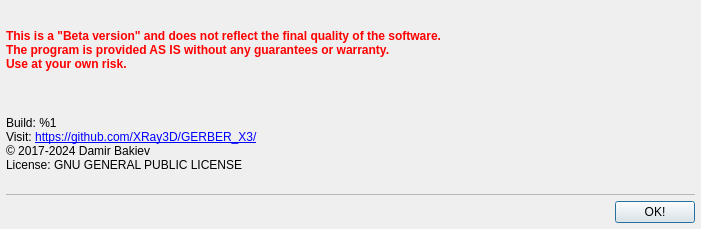
<?xml version="1.0" encoding="UTF-8"?>
<ui version="4.0">
 <class>AboutForm</class>
 <widget class="QDialog" name="AboutForm">
  <property name="geometry">
   <rect>
    <x>0</x>
    <y>0</y>
    <width>701</width>
    <height>229</height>
   </rect>
  </property>
  <property name="windowTitle">
   <string>About</string>
  </property>
  <layout class="QVBoxLayout" name="verticalLayout">
   <property name="leftMargin">
    <number>6</number>
   </property>
   <property name="topMargin">
    <number>6</number>
   </property>
   <property name="rightMargin">
    <number>6</number>
   </property>
   <property name="bottomMargin">
    <number>6</number>
   </property>
   <item>
    <widget class="QLabel" name="label_2">
     <property name="text">
      <string>&lt;html&gt;&lt;head/&gt;&lt;body&gt;&lt;p&gt;&lt;span style=&quot; font-weight:600; color:#ff0000;&quot;&gt;This is a &amp;quot;Beta version&amp;quot; and does not reflect the final quality of the software.&lt;br/&gt;The program is provided AS IS without any guarantees or warranty.&lt;br/&gt;Use at your own risk.&lt;/span&gt;&lt;/p&gt;&lt;/body&gt;&lt;/html&gt;</string>
     </property>
     <property name="wordWrap">
      <bool>true</bool>
     </property>
    </widget>
   </item>
   <item>
    <widget class="QLabel" name="lblAbout">
     <property name="text">
      <string>&lt;html&gt;&lt;head/&gt;&lt;body&gt;&lt;p&gt;Build: %1&lt;br/&gt;Visit: &lt;a href=&quot;https://github.com/XRay3D/GERBER_X3/&quot;&gt;&lt;span style=&quot; text-decoration: underline; color:#0000ff;&quot;&gt;https://github.com/XRay3D/GERBER_X3/&lt;/span&gt;&lt;/a&gt;&lt;a href=&quot;https://github.com/Denvi/Candle/&quot;&gt;&lt;span style=&quot; text-decoration: underline; color:#0000ff;&quot;&gt;&lt;br/&gt;&lt;/span&gt;&lt;/a&gt;© 2017-2024 Damir Bakiev&lt;br/&gt;License: GNU GENERAL PUBLIC LICENSE&lt;/p&gt;&lt;/body&gt;&lt;/html&gt;</string>
     </property>
     <property name="alignment">
      <set>Qt::AlignLeading|Qt::AlignLeft|Qt::AlignVCenter</set>
     </property>
    </widget>
   </item>
   <item>
    <widget class="QPlainTextEdit" name="txtLicense">
     <property name="maximumSize">
      <size>
       <width>16777215</width>
       <height>1</height>
      </size>
     </property>
     <property name="font">
      <font>
       <pointsize>9</pointsize>
      </font>
     </property>
     <property name="readOnly">
      <bool>true</bool>
     </property>
     <property name="plainText">
      <string>                    GNU GENERAL PUBLIC LICENSE
                       Version 3, 29 June 2007

 Copyright (C) 2007 Free Software Foundation, Inc. &lt;http://fsf.org/&gt;
 Everyone is permitted to copy and distribute verbatim copies
 of this license document, but changing it is not allowed.

                            Preamble

  The GNU General Public License is a free, copyleft license for
software and other kinds of works.

  The licenses for most software and other practical works are designed
to take away your freedom to share and change the works.  By contrast,
the GNU General Public License is intended to guarantee your freedom to
share and change all versions of a program--to make sure it remains free
software for all its users.  We, the Free Software Foundation, use the
GNU General Public License for most of our software; it applies also to
any other work released this way by its authors.  You can apply it to
your programs, too.

  When we speak of free software, we are referring to freedom, not
price.  Our General Public Licenses are designed to make sure that you
have the freedom to distribute copies of free software (and charge for
them if you wish), that you receive source code or can get it if you
want it, that you can change the software or use pieces of it in new
free programs, and that you know you can do these things.

  To protect your rights, we need to prevent others from denying you
these rights or asking you to surrender the rights.  Therefore, you have
certain responsibilities if you distribute copies of the software, or if
you modify it: responsibilities to respect the freedom of others.

  For example, if you distribute copies of such a program, whether
gratis or for a fee, you must pass on to the recipients the same
freedoms that you received.  You must make sure that they, too, receive
or can get the source code.  And you must show them these terms so they
know their rights.

  Developers that use the GNU GPL protect your rights with two steps:
(1) assert copyright on the software, and (2) offer you this License
giving you legal permission to copy, distribute and/or modify it.

  For the developers' and authors' protection, the GPL clearly explains
that there is no warranty for this free software.  For both users' and
authors' sake, the GPL requires that modified versions be marked as
changed, so that their problems will not be attributed erroneously to
authors of previous versions.

  Some devices are designed to deny users access to install or run
modified versions of the software inside them, although the manufacturer
can do so.  This is fundamentally incompatible with the aim of
protecting users' freedom to change the software.  The systematic
pattern of such abuse occurs in the area of products for individuals to
use, which is precisely where it is most unacceptable.  Therefore, we
have designed this version of the GPL to prohibit the practice for those
products.  If such problems arise substantially in other domains, we
stand ready to extend this provision to those domains in future versions
of the GPL, as needed to protect the freedom of users.

  Finally, every program is threatened constantly by software patents.
States should not allow patents to restrict development and use of
software on general-purpose computers, but in those that do, we wish to
avoid the special danger that patents applied to a free program could
make it effectively proprietary.  To prevent this, the GPL assures that
patents cannot be used to render the program non-free.

  The precise terms and conditions for copying, distribution and
modification follow.

                       TERMS AND CONDITIONS

  0. Definitions.

  &quot;This License&quot; refers to version 3 of the GNU General Public License.

  &quot;Copyright&quot; also means copyright-like laws that apply to other kinds of
works, such as semiconductor masks.

  &quot;The Program&quot; refers to any copyrightable work licensed under this
License.  Each licensee is addressed as &quot;you&quot;.  &quot;Licensees&quot; and
&quot;recipients&quot; may be individuals or organizations.

  To &quot;modify&quot; a work means to copy from or adapt all or part of the work
in a fashion requiring copyright permission, other than the making of an
exact copy.  The resulting work is called a &quot;modified version&quot; of the
earlier work or a work &quot;based on&quot; the earlier work.

  A &quot;covered work&quot; means either the unmodified Program or a work based
on the Program.

  To &quot;propagate&quot; a work means to do anything with it that, without
permission, would make you directly or secondarily liable for
infringement under applicable copyright law, except executing it on a
computer or modifying a private copy.  Propagation includes copying,
distribution (with or without modification), making available to the
public, and in some countries other activities as well.

  To &quot;convey&quot; a work means any kind of propagation that enables other
parties to make or receive copies.  Mere interaction with a user through
a computer network, with no transfer of a copy, is not conveying.

  An interactive user interface displays &quot;Appropriate Legal Notices&quot;
to the extent that it includes a convenient and prominently visible
feature that (1) displays an appropriate copyright notice, and (2)
tells the user that there is no warranty for the work (except to the
extent that warranties are provided), that licensees may convey the
work under this License, and how to view a copy of this License.  If
the interface presents a list of user commands or options, such as a
menu, a prominent item in the list meets this criterion.

  1. Source Code.

  The &quot;source code&quot; for a work means the preferred form of the work
for making modifications to it.  &quot;Object code&quot; means any non-source
form of a work.

  A &quot;Standard Interface&quot; means an interface that either is an official
standard defined by a recognized standards body, or, in the case of
interfaces specified for a particular programming language, one that
is widely used among developers working in that language.

  The &quot;System Libraries&quot; of an executable work include anything, other
than the work as a whole, that (a) is included in the normal form of
packaging a Major Component, but which is not part of that Major
Component, and (b) serves only to enable use of the work with that
Major Component, or to implement a Standard Interface for which an
implementation is available to the public in source code form.  A
&quot;Major Component&quot;, in this context, means a major essential component
(kernel, window system, and so on) of the specific operating system
(if any) on which the executable work runs, or a compiler used to
produce the work, or an object code interpreter used to run it.

  The &quot;Corresponding Source&quot; for a work in object code form means all
the source code needed to generate, install, and (for an executable
work) run the object code and to modify the work, including scripts to
control those activities.  However, it does not include the work's
System Libraries, or general-purpose tools or generally available free
programs which are used unmodified in performing those activities but
which are not part of the work.  For example, Corresponding Source
includes interface definition files associated with source files for
the work, and the source code for shared libraries and dynamically
linked subprograms that the work is specifically designed to require,
such as by intimate data communication or control flow between those
subprograms and other parts of the work.

  The Corresponding Source need not include anything that users
can regenerate automatically from other parts of the Corresponding
Source.

  The Corresponding Source for a work in source code form is that
same work.

  2. Basic Permissions.

  All rights granted under this License are granted for the term of
copyright on the Program, and are irrevocable provided the stated
conditions are met.  This License explicitly affirms your unlimited
permission to run the unmodified Program.  The output from running a
covered work is covered by this License only if the output, given its
content, constitutes a covered work.  This License acknowledges your
rights of fair use or other equivalent, as provided by copyright law.

  You may make, run and propagate covered works that you do not
convey, without conditions so long as your license otherwise remains
in force.  You may convey covered works to others for the sole purpose
of having them make modifications exclusively for you, or provide you
with facilities for running those works, provided that you comply with
the terms of this License in conveying all material for which you do
not control copyright.  Those thus making or running the covered works
for you must do so exclusively on your behalf, under your direction
and control, on terms that prohibit them from making any copies of
your copyrighted material outside their relationship with you.

  Conveying under any other circumstances is permitted solely under
the conditions stated below.  Sublicensing is not allowed; section 10
makes it unnecessary.

  3. Protecting Users' Legal Rights From Anti-Circumvention Law.

  No covered work shall be deemed part of an effective technological
measure under any applicable law fulfilling obligations under article
11 of the WIPO copyright treaty adopted on 20 December 1996, or
similar laws prohibiting or restricting circumvention of such
measures.

  When you convey a covered work, you waive any legal power to forbid
circumvention of technological measures to the extent such circumvention
is effected by exercising rights under this License with respect to
the covered work, and you disclaim any intention to limit operation or
modification of the work as a means of enforcing, against the work's
users, your or third parties' legal rights to forbid circumvention of
technological measures.

  4. Conveying Verbatim Copies.

  You may convey verbatim copies of the Program's source code as you
receive it, in any medium, provided that you conspicuously and
appropriately publish on each copy an appropriate copyright notice;
keep intact all notices stating that this License and any
non-permissive terms added in accord with section 7 apply to the code;
keep intact all notices of the absence of any warranty; and give all
recipients a copy of this License along with the Program.

  You may charge any price or no price for each copy that you convey,
and you may offer support or warranty protection for a fee.

  5. Conveying Modified Source Versions.

  You may convey a work based on the Program, or the modifications to
produce it from the Program, in the form of source code under the
terms of section 4, provided that you also meet all of these conditions:

    a) The work must carry prominent notices stating that you modified
    it, and giving a relevant date.

    b) The work must carry prominent notices stating that it is
    released under this License and any conditions added under section
    7.  This requirement modifies the requirement in section 4 to
    &quot;keep intact all notices&quot;.

    c) You must license the entire work, as a whole, under this
    License to anyone who comes into possession of a copy.  This
    License will therefore apply, along with any applicable section 7
    additional terms, to the whole of the work, and all its parts,
    regardless of how they are packaged.  This License gives no
    permission to license the work in any other way, but it does not
    invalidate such permission if you have separately received it.

    d) If the work has interactive user interfaces, each must display
    Appropriate Legal Notices; however, if the Program has interactive
    interfaces that do not display Appropriate Legal Notices, your
    work need not make them do so.

  A compilation of a covered work with other separate and independent
works, which are not by their nature extensions of the covered work,
and which are not combined with it such as to form a larger program,
in or on a volume of a storage or distribution medium, is called an
&quot;aggregate&quot; if the compilation and its resulting copyright are not
used to limit the access or legal rights of the compilation's users
beyond what the individual works permit.  Inclusion of a covered work
in an aggregate does not cause this License to apply to the other
parts of the aggregate.

  6. Conveying Non-Source Forms.

  You may convey a covered work in object code form under the terms
of sections 4 and 5, provided that you also convey the
machine-readable Corresponding Source under the terms of this License,
in one of these ways:

    a) Convey the object code in, or embodied in, a physical product
    (including a physical distribution medium), accompanied by the
    Corresponding Source fixed on a durable physical medium
    customarily used for software interchange.

    b) Convey the object code in, or embodied in, a physical product
    (including a physical distribution medium), accompanied by a
    written offer, valid for at least three years and valid for as
    long as you offer spare parts or customer support for that product
    model, to give anyone who possesses the object code either (1) a
    copy of the Corresponding Source for all the software in the
    product that is covered by this License, on a durable physical
    medium customarily used for software interchange, for a price no
    more than your reasonable cost of physically performing this
    conveying of source, or (2) access to copy the
    Corresponding Source from a network server at no charge.

    c) Convey individual copies of the object code with a copy of the
    written offer to provide the Corresponding Source.  This
    alternative is allowed only occasionally and noncommercially, and
    only if you received the object code with such an offer, in accord
    with subsection 6b.

    d) Convey the object code by offering access from a designated
    place (gratis or for a charge), and offer equivalent access to the
    Corresponding Source in the same way through the same place at no
    further charge.  You need not require recipients to copy the
    Corresponding Source along with the object code.  If the place to
    copy the object code is a network server, the Corresponding Source
    may be on a different server (operated by you or a third party)
    that supports equivalent copying facilities, provided you maintain
    clear directions next to the object code saying where to find the
    Corresponding Source.  Regardless of what server hosts the
    Corresponding Source, you remain obligated to ensure that it is
    available for as long as needed to satisfy these requirements.

    e) Convey the object code using peer-to-peer transmission, provided
    you inform other peers where the object code and Corresponding
    Source of the work are being offered to the general public at no
    charge under subsection 6d.

  A separable portion of the object code, whose source code is excluded
from the Corresponding Source as a System Library, need not be
included in conveying the object code work.

  A &quot;User Product&quot; is either (1) a &quot;consumer product&quot;, which means any
tangible personal property which is normally used for personal, family,
or household purposes, or (2) anything designed or sold for incorporation
into a dwelling.  In determining whether a product is a consumer product,
doubtful cases shall be resolved in favor of coverage.  For a particular
product received by a particular user, &quot;normally used&quot; refers to a
typical or common use of that class of product, regardless of the status
of the particular user or of the way in which the particular user
actually uses, or expects or is expected to use, the product.  A product
is a consumer product regardless of whether the product has substantial
commercial, industrial or non-consumer uses, unless such uses represent
the only significant mode of use of the product.

  &quot;Installation Information&quot; for a User Product means any methods,
procedures, authorization keys, or other information required to install
and execute modified versions of a covered work in that User Product from
a modified version of its Corresponding Source.  The information must
suffice to ensure that the continued functioning of the modified object
code is in no case prevented or interfered with solely because
modification has been made.

  If you convey an object code work under this section in, or with, or
specifically for use in, a User Product, and the conveying occurs as
part of a transaction in which the right of possession and use of the
User Product is transferred to the recipient in perpetuity or for a
fixed term (regardless of how the transaction is characterized), the
Corresponding Source conveyed under this section must be accompanied
by the Installation Information.  But this requirement does not apply
if neither you nor any third party retains the ability to install
modified object code on the User Product (for example, the work has
been installed in ROM).

  The requirement to provide Installation Information does not include a
requirement to continue to provide support service, warranty, or updates
for a work that has been modified or installed by the recipient, or for
the User Product in which it has been modified or installed.  Access to a
network may be denied when the modification itm_instance materially and
adversely affects the operation of the network or violates the rules and
protocols for communication across the network.

  Corresponding Source conveyed, and Installation Information provided,
in accord with this section must be in a format that is publicly
documented (and with an implementation available to the public in
source code form), and must require no special password or key for
unpacking, reading or copying.

  7. Additional Terms.

  &quot;Additional permissions&quot; are terms that supplement the terms of this
License by making exceptions from one or more of its conditions.
Additional permissions that are applicable to the entire Program shall
be treated as though they were included in this License, to the extent
that they are valid under applicable law.  If additional permissions
apply only to part of the Program, that part may be used separately
under those permissions, but the entire Program remains governed by
this License without regard to the additional permissions.

  When you convey a copy of a covered work, you may at your option
remove any additional permissions from that copy, or from any part of
it.  (Additional permissions may be written to require their own
removal in certain cases when you modify the work.)  You may place
additional permissions on material, added by you to a covered work,
for which you have or can give appropriate copyright permission.

  Notwithstanding any other provision of this License, for material you
add to a covered work, you may (if authorized by the copyright holders of
that material) supplement the terms of this License with terms:

    a) Disclaiming warranty or limiting liability differently from the
    terms of sections 15 and 16 of this License; or

    b) Requiring preservation of specified reasonable legal notices or
    author attributions in that material or in the Appropriate Legal
    Notices displayed by works containing it; or

    c) Prohibiting misrepresentation of the origin of that material, or
    requiring that modified versions of such material be marked in
    reasonable ways as different from the original version; or

    d) Limiting the use for publicity purposes of names of licensors or
    authors of the material; or

    e) Declining to grant rights under trademark law for use of some
    trade names, trademarks, or service marks; or

    f) Requiring indemnification of licensors and authors of that
    material by anyone who conveys the material (or modified versions of
    it) with contractual assumptions of liability to the recipient, for
    any liability that these contractual assumptions directly impose on
    those licensors and authors.

  All other non-permissive additional terms are considered &quot;further
restrictions&quot; within the meaning of section 10.  If the Program as you
received it, or any part of it, contains a notice stating that it is
governed by this License along with a term that is a further
restriction, you may remove that term.  If a license document contains
a further restriction but permits relicensing or conveying under this
License, you may add to a covered work material governed by the terms
of that license document, provided that the further restriction does
not survive such relicensing or conveying.

  If you add terms to a covered work in accord with this section, you
must place, in the relevant source files, a statement of the
additional terms that apply to those files, or a notice indicating
where to find the applicable terms.

  Additional terms, permissive or non-permissive, may be stated in the
form of a separately written license, or stated as exceptions;
the above requirements apply either way.

  8. Termination.

  You may not propagate or modify a covered work except as expressly
provided under this License.  Any attempt otherwise to propagate or
modify it is void, and will automatically terminate your rights under
this License (including any patent licenses granted under the third
paragraph of section 11).

  However, if you cease all violation of this License, then your
license from a particular copyright holder is reinstated (a)
provisionally, unless and until the copyright holder explicitly and
finally terminates your license, and (b) permanently, if the copyright
holder fails to notify you of the violation by some reasonable means
prior to 60 days after the cessation.

  Moreover, your license from a particular copyright holder is
reinstated permanently if the copyright holder notifies you of the
violation by some reasonable means, this is the first time you have
received notice of violation of this License (for any work) from that
copyright holder, and you cure the violation prior to 30 days after
your receipt of the notice.

  Termination of your rights under this section does not terminate the
licenses of parties who have received copies or rights from you under
this License.  If your rights have been terminated and not permanently
reinstated, you do not qualify to receive new licenses for the same
material under section 10.

  9. Acceptance Not Required for Having Copies.

  You are not required to accept this License in order to receive or
run a copy of the Program.  Ancillary propagation of a covered work
occurring solely as a consequence of using peer-to-peer transmission
to receive a copy likewise does not require acceptance.  However,
nothing other than this License grants you permission to propagate or
modify any covered work.  These actions infringe copyright if you do
not accept this License.  Therefore, by modifying or propagating a
covered work, you indicate your acceptance of this License to do so.

  10. Automatic Licensing of Downstream Recipients.

  Each time you convey a covered work, the recipient automatically
receives a license from the original licensors, to run, modify and
propagate that work, subject to this License.  You are not responsible
for enforcing compliance by third parties with this License.

  An &quot;entity transaction&quot; is a transaction transferring control of an
organization, or substantially all assets of one, or subdividing an
organization, or merging organizations.  If propagation of a covered
work results from an entity transaction, each party to that
transaction who receives a copy of the work also receives whatever
licenses to the work the party's predecessor in interest had or could
give under the previous paragraph, plus a right to possession of the
Corresponding Source of the work from the predecessor in interest, if
the predecessor has it or can get it with reasonable efforts.

  You may not impose any further restrictions on the exercise of the
rights granted or affirmed under this License.  For example, you may
not impose a license fee, royalty, or other charge for exercise of
rights granted under this License, and you may not initiate litigation
(including a cross-claim or counterclaim in a lawsuit) alleging that
any patent claim is infringed by making, using, selling, offering for
sale, or importing the Program or any portion of it.

  11. Patents.

  A &quot;contributor&quot; is a copyright holder who authorizes use under this
License of the Program or a work on which the Program is based.  The
work thus licensed is called the contributor's &quot;contributor version&quot;.

  A contributor's &quot;essential patent claims&quot; are all patent claims
owned or controlled by the contributor, whether already acquired or
hereafter acquired, that would be infringed by some manner, permitted
by this License, of making, using, or selling its contributor version,
but do not include claims that would be infringed only as a
consequence of further modification of the contributor version.  For
purposes of this definition, &quot;control&quot; includes the right to grant
patent sublicenses in a manner consistent with the requirements of
this License.

  Each contributor grants you a non-exclusive, worldwide, royalty-free
patent license under the contributor's essential patent claims, to
make, use, sell, offer for sale, import and otherwise run, modify and
propagate the contents of its contributor version.

  In the following three paragraphs, a &quot;patent license&quot; is any express
agreement or commitment, however denominated, not to enforce a patent
(such as an express permission to practice a patent or covenant not to
sue for patent infringement).  To &quot;grant&quot; such a patent license to a
party means to make such an agreement or commitment not to enforce a
patent against the party.

  If you convey a covered work, knowingly relying on a patent license,
and the Corresponding Source of the work is not available for anyone
to copy, free of charge and under the terms of this License, through a
publicly available network server or other readily accessible means,
then you must either (1) cause the Corresponding Source to be so
available, or (2) arrange to deprive yourm_instance of the benefit of the
patent license for this particular work, or (3) arrange, in a manner
consistent with the requirements of this License, to extend the patent
license to downstream recipients.  &quot;Knowingly relying&quot; means you have
actual knowledge that, but for the patent license, your conveying the
covered work in a country, or your recipient's use of the covered work
in a country, would infringe one or more identifiable patents in that
country that you have reason to believe are valid.

  If, pursuant to or in connection with a single transaction or
arrangement, you convey, or propagate by procuring conveyance of, a
covered work, and grant a patent license to some of the parties
receiving the covered work authorizing them to use, propagate, modify
or convey a specific copy of the covered work, then the patent license
you grant is automatically extended to all recipients of the covered
work and works based on it.

  A patent license is &quot;discriminatory&quot; if it does not include within
the scope of its coverage, prohibits the exercise of, or is
conditioned on the non-exercise of one or more of the rights that are
specifically granted under this License.  You may not convey a covered
work if you are a party to an arrangement with a third party that is
in the business of distributing software, under which you make payment
to the third party based on the extent of your activity of conveying
the work, and under which the third party grants, to any of the
parties who would receive the covered work from you, a discriminatory
patent license (a) in connection with copies of the covered work
conveyed by you (or copies made from those copies), or (b) primarily
for and in connection with specific products or compilations that
contain the covered work, unless you entered into that arrangement,
or that patent license was granted, prior to 28 March 2007.

  Nothing in this License shall be construed as excluding or limiting
any implied license or other defenses to infringement that may
otherwise be available to you under applicable patent law.

  12. No Surrender of Others' Freedom.

  If conditions are imposed on you (whether by court order, agreement or
otherwise) that contradict the conditions of this License, they do not
excuse you from the conditions of this License.  If you cannot convey a
covered work so as to satisfy simultaneously your obligations under this
License and any other pertinent obligations, then as a consequence you may
not convey it at all.  For example, if you agree to terms that obligate you
to collect a royalty for further conveying from those to whom you convey
the Program, the only way you could satisfy both those terms and this
License would be to refrain entirely from conveying the Program.

  13. Use with the GNU Affero General Public License.

  Notwithstanding any other provision of this License, you have
permission to link or combine any covered work with a work licensed
under version 3 of the GNU Affero General Public License into a single
combined work, and to convey the resulting work.  The terms of this
License will continue to apply to the part which is the covered work,
but the special requirements of the GNU Affero General Public License,
section 13, concerning interaction through a network will apply to the
combination as such.

  14. Revised Versions of this License.

  The Free Software Foundation may publish revised and/or new versions of
the GNU General Public License from time to time.  Such new versions will
be similar in spirit to the present version, but may differ in detail to
address new problems or concerns.

  Each version is given a distinguishing version number.  If the
Program specifies that a certain numbered version of the GNU General
Public License &quot;or any later version&quot; applies to it, you have the
option of following the terms and conditions either of that numbered
version or of any later version published by the Free Software
Foundation.  If the Program does not specify a version number of the
GNU General Public License, you may choose any version ever published
by the Free Software Foundation.

  If the Program specifies that a proxy can decide which future
versions of the GNU General Public License can be used, that proxy's
public statement of acceptance of a version permanently authorizes you
to choose that version for the Program.

  Later license versions may give you additional or different
permissions.  However, no additional obligations are imposed on any
author or copyright holder as a result of your choosing to follow a
later version.

  15. Disclaimer of Warranty.

  THERE IS NO WARRANTY FOR THE PROGRAM, TO THE EXTENT PERMITTED BY
APPLICABLE LAW.  EXCEPT WHEN OTHERWISE STATED IN WRITING THE COPYRIGHT
HOLDERS AND/OR OTHER PARTIES PROVIDE THE PROGRAM &quot;AS IS&quot; WITHOUT WARRANTY
OF ANY KIND, EITHER EXPRESSED OR IMPLIED, INCLUDING, BUT NOT LIMITED TO,
THE IMPLIED WARRANTIES OF MERCHANTABILITY AND FITNESS FOR A PARTICULAR
PURPOSE.  THE ENTIRE RISK AS TO THE QUALITY AND PERFORMANCE OF THE PROGRAM
IS WITH YOU.  SHOULD THE PROGRAM PROVE DEFECTIVE, YOU ASSUME THE COST OF
ALL NECESSARY SERVICING, REPAIR OR CORRECTION.

  16. Limitation of Liability.

  IN NO EVENT UNLESS REQUIRED BY APPLICABLE LAW OR AGREED TO IN WRITING
WILL ANY COPYRIGHT HOLDER, OR ANY OTHER PARTY WHO MODIFIES AND/OR CONVEYS
THE PROGRAM AS PERMITTED ABOVE, BE LIABLE TO YOU FOR DAMAGES, INCLUDING ANY
GENERAL, SPECIAL, INCIDENTAL OR CONSEQUENTIAL DAMAGES ARISING OUT OF THE
USE OR INABILITY TO USE THE PROGRAM (INCLUDING BUT NOT LIMITED TO LOSS OF
DATA OR DATA BEING RENDERED INACCURATE OR LOSSES SUSTAINED BY YOU OR THIRD
PARTIES OR A FAILURE OF THE PROGRAM TO OPERATE WITH ANY OTHER PROGRAMS),
EVEN IF SUCH HOLDER OR OTHER PARTY HAS BEEN ADVISED OF THE POSSIBILITY OF
SUCH DAMAGES.

  17. Interpretation of Sections 15 and 16.

  If the disclaimer of warranty and limitation of liability provided
above cannot be given local legal effect according to their terms,
reviewing courts shall apply local law that most closely approximates
an absolute waiver of all civil liability in connection with the
Program, unless a warranty or assumption of liability accompanies a
copy of the Program in return for a fee.

                     END OF TERMS AND CONDITIONS

            How to Apply These Terms to Your New Programs

  If you develop a new program, and you want it to be of the greatest
possible use to the public, the best way to achieve this is to make it
free software which everyone can redistribute and change under these terms.

  To do so, attach the following notices to the program.  It is safest
to attach them to the start of each source file to most effectively
state the exclusion of warranty; and each file should have at least
the &quot;copyright&quot; line and a pointer to where the full notice is found.

    &lt;one line to give the program's name and a brief idea of what it does.&gt;
    Copyright (C) &lt;year&gt;  &lt;name of author&gt;

    This program is free software: you can redistribute it and/or modify
    it under the terms of the GNU General Public License as published by
    the Free Software Foundation, either version 3 of the License, or
    (at your option) any later version.

    This program is distributed in the hope that it will be useful,
    but WITHOUT ANY WARRANTY; without even the implied warranty of
    MERCHANTABILITY or FITNESS FOR A PARTICULAR PURPOSE.  See the
    GNU General Public License for more details.

    You should have received a copy of the GNU General Public License
    along with this program.  If not, see &lt;http://www.gnu.org/licenses/&gt;.

Also add information on how to contact you by electronic and paper mail.

  If the program does terminal interaction, make it output a short
notice like this when it starts in an interactive mode:

    &lt;program&gt;  Copyright (C) &lt;year&gt;  &lt;name of author&gt;
    This program comes with ABSOLUTELY NO WARRANTY; for details type `show w'.
    This is free software, and you are welcome to redistribute it
    under certain conditions; type `show c' for details.

The hypothetical commands `show w' and `show c' should show the appropriate
parts of the General Public License.  Of course, your program's commands
might be different; for a GUI interface, you would use an &quot;about box&quot;.

  You should also get your employer (if you work as a programmer) or school,
if any, to sign a &quot;copyright disclaimer&quot; for the program, if necessary.
For more information on this, and how to apply and follow the GNU GPL, see
&lt;http://www.gnu.org/licenses/&gt;.

  The GNU General Public License does not permit incorporating your program
into proprietary programs.  If your program is a subroutine library, you
may consider it more useful to permit linking proprietary applications with
the library.  If this is what you want to do, use the GNU Lesser General
Public License instead of this License.  But first, please read
&lt;http://www.gnu.org/philosophy/why-not-lgpl.html&gt;.
</string>
     </property>
    </widget>
   </item>
   <item>
    <layout class="QHBoxLayout" name="horizontalLayout_4">
     <item>
      <spacer name="horizontalSpacer_4">
       <property name="orientation">
        <enum>Qt::Horizontal</enum>
       </property>
       <property name="sizeHint" stdset="0">
        <size>
         <width>40</width>
         <height>20</height>
        </size>
       </property>
      </spacer>
     </item>
     <item>
      <widget class="QPushButton" name="cmdOk_2">
       <property name="text">
        <string>OK!</string>
       </property>
      </widget>
     </item>
    </layout>
   </item>
  </layout>
 </widget>
 <resources/>
 <connections/>
</ui>
